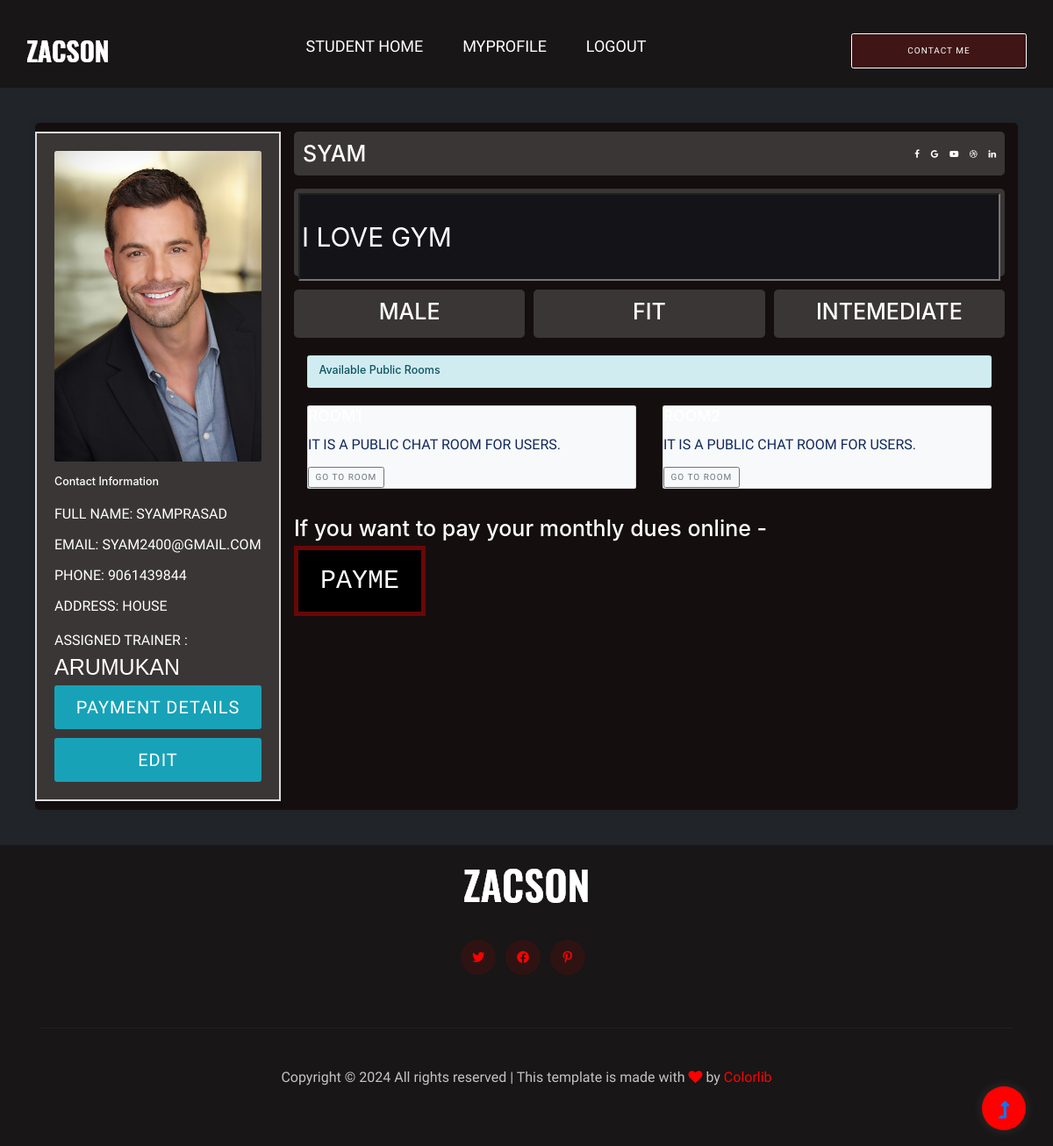
The page /gym-students/student_profile/ (signed in) on the database its author committed.
### gym_students/models.py (models this page shows, shortened)
class StudentProfile(models.Model):
    student = models.ForeignKey(CustomUser,on_delete=models.CASCADE, null=True, blank=True)
    student_bio = models.TextField(null=True, blank=True)
    student_profile_picture = models.ImageField(upload_to='profile_pictures/', null=True, blank=True)
    is_paid = models.BooleanField(default=False)
    assigned_trainer = models.ManyToManyField('trainer.TrainerProfile', blank=True)

class Room(models.Model):
    name = models.CharField(max_length=20)
    slug = models.SlugField(max_length=100)

### users/models.py (models this page shows, shortened)
class CustomUser(AbstractUser):
    GENDER_CHOICES = [
        ('Male', 'Male'),
        ('Female', 'Female'),
        ('Other', 'Other'),
    ]
    GOALS = [
        ('LOSE','Weight lose'),
        ('FIT','Maintain weight'),
        ('GAIN','Weight gain'),
    ]
    FITNESS_LEVEL = [
        ('Beginner','Beginner'),
        ('Intemediate','Intemediate'),
        ('Advanced','Advanced')
    ]
    age = models.IntegerField(default=0,null=True,blank=True)
    gender = models.CharField(max_length=10, choices=GENDER_CHOICES,null=True,blank=True)
    phone = models.PositiveIntegerField(default=0,null=True, blank=True)
    place = models.CharField(max_length=30,null=True,blank=True)
    address = models.TextField(null=True, blank=True)
    specialization = models.CharField(max_length=30,null=True,blank=True)
    experience_years = models.IntegerField(null=True, blank=True)
    certifications = models.CharField(max_length=50,null=True, blank=True)
    qualification = models.CharField(max_length=30,null=True,blank=True)
    goal = models.CharField(max_length=10,choices=GOALS,null=True, blank=True)
    fitness_level = models.CharField(max_length=15,choices=FITNESS_LEVEL, null=True, blank=True)
    is_approved= models.BooleanField(default=False)
    is_trainer = models.BooleanField(default=False)
    is_student = models.BooleanField(default=False)
    is_paid = models.BooleanField(default=False)

### trainer/models.py (models this page shows)
class TrainerProfile(models.Model):
    trainer = models.ForeignKey(CustomUser, on_delete=models.CASCADE, null=True, blank=True)
    trainer_bio = models.TextField(null=True, blank=True)
    trainer_profile_picture = models.ImageField(upload_to='profile_pictures/', null=True, blank=True)
    assigned_students = models.ManyToManyField('gym_students.StudentProfile', blank=True)
    def __str__(self):
        return self.trainer.username

### gym_students/views.py (the view)
# urls.py: path('student_profile/', views.students_profile_view,name="student_profile"),
@never_cache
@resist_pages
@login_required
def students_profile_view(request):
    student_user = get_object_or_404(StudentProfile,student =request.user)
    rooms=Room.objects.all()
    return render(request,"student_profile.html",{'student_user':student_user,'rooms': rooms})

### gym_students/templates/student_profile.html (shortened to what this page needs)
{% extends 'base.html' %}
{% load static %}
{% block content %}
<section style="padding-top: 80px; margin-top: 100px; padding: 40px;background-color:#212529;">
    <div class="container-fluid profile-container" style="background-color: rgb(21, 14, 14);color: white;">
        <div class="row">
            <div class="col-md-3 img-column" style="height: auto;background-color: rgb(58, 54, 54);" >
                {% if student_user.student_profile_picture %}
                <img src="{{student_user.student_profile_picture.url}}" alt="Profile Image" class="img-fluid rounded">
                {% else %}
                <div style="display: flex;justify-content: center;align-items: center;">
                    <i class="no-image-icon fas fa-user-circle"></i>
                </div>
                <p class="no-image-placeholder">No profile picture available.</p>
                {% endif %}
                <div class="personal-info">
                    <h5>Contact Information</h5>
                    <p style="color: white;text-transform: uppercase;">Full Name:
                        {{student_user.student.first_name}}{{student_user.student.last_name}}</p>
                    <p style="color: white;text-transform: uppercase;">Email: {{student_user.student.email}}</p>
                    <p style="color: white;text-transform: uppercase;">Phone: {{student_user.student.phone}}</p>
                    <p style="color: white;text-transform: uppercase;">Address: {{student_user.student.address}}</p>
                    <div style="height: 60px;width: auto; ">
                        <h1
                            style="font-family: 'Franklin Gothic Medium', 'Arial Narrow', Arial, sans-serif;font-weight: 100;text-transform: uppercase;">
                            <p style="display: inline;color: white;">Assigned trainer :</p>
                            {% for trainer in student_user.assigned_trainer.all %}
                            {{trainer}}
                            {% endfor %}
                        </h1>
                    </div>
                    <a href="{% url 'payment_details' student_user.id %}" class="btn btn-info" style="height: 50px;width: auto;
                        display: flex;justify-content: center;align-items: center;font-size: 20px;">Payment details</a>
                    <a href="{% url 'edit_user_details' student_user.id %}" class="btn btn-info" style="height: 50px;width: auto;
                        display: flex;justify-content: center;align-items: center;font-size: 20px;">Edit</a>
                </div>
            </div>
            <div class="col-md-9 info-column">
                <div class="profile-header d-flex justify-content-between align-items-center"
                    style="background-color: rgb(58, 54, 54);">
                    <h3 style="color: white; font-size: 25px;text-transform: uppercase;">
                        {{student_user.student.username}}</h3>
                    <div class="social-icons">
                        <i class="fa fa-facebook"></i>
                        <i class="fa fa-google"></i>
                        <i class="fa fa-youtube-play"></i>
                        <i class="fa fa-dribbble"></i>
                        <i class="fa fa-linkedin"></i>
                    </div>
                </div>
                <div class="profile-subheader" style="height: 100px;width:auto;display: flex;">
                    <input placeholder="add bio" type="text" style="height: 100px;flex-grow: 1;background-color: #131318;font-size: 30px;text-transform: uppercase;color: white;"
                        value="{{student_user.student_bio}}">
                </div>
                <div class="skills">
                    <div class="skill" style="background-color: rgb(58, 54, 54);">
                        <h1 style="text-transform: uppercase;">{{student_user.student.gender}}</h1>
                    </div>
                    <div class="skill" style="background-color: rgb(58, 54, 54);">
                        <h1 style="text-transform: uppercase;">{{student_user.student.goal}}</h1>
                    </div>
                    <div class="skill" style="background-color: rgb(58, 54, 54);">
                        <h1 style="text-transform: uppercase;">{{student_user.student.fitness_level}}</h1>
                    </div>
                </div>
                <div  style="height: auto;margin-top: 20px;">
                    {% if rooms %}
                    <div class="container">
                        <div class="alert alert-info d-flex justify-content-between" role="alert" style="display: flex;align-items: center;justify-content: center;">
                            <h5>Available Public Rooms</h5>
                        </div>
                        <div class="row equal" style="margin-top: 20px;margin-bottom: 30px;">
                            {% for room in rooms %}
                            <div class="col-sm-6 col-md-6 "
                                style="height: auto;">
                                <div class="card bg-light " style="max-width: 50rem;">
                                    <div class="card-block">
                                        <h3 class="card-title" style="text-transform: uppercase;">{{room.name}}</h3>
                                        <p class="card-text" style="text-transform: uppercase;">It is a Public chat room for
                                            users.</p>
                                        <a href="{% url 'chat_room_page' room.slug %}" class="btn btn-outline-secondary">Go
                                            to Room</a>
                                    </div>
                                </div>
                            </div>
                            {% endfor %}
                        </div>
                    {% endif %}
                </div>
            </div>
            <div  style="margin-top: 40px;display: inline;">
                <h1>If you want to pay your monthly dues online -</h1>
                <a style="color: white;text-decoration: none;" href="{% url 'initiate_payments' %}">
                    <div class="col-md-12" style="height: 80px;width: 150px;border: solid 5px;background-color: rgb(0, 0, 0);color: rgb(253, 253, 253);
    display: flex;justify-content: center;align-items: center;font-size: 30px;font-family: 'Courier New', Courier, monospace;padding: 30px;
    border-color: rgb(105, 7, 7);">
                        PAYME
                    </div>
                </a>
            </div>
        </div>
    </div>
</section>
{% endblock %}

### static/assets/css/profile-style.css (style rules this page uses)
.img-column img { max-width: 100%; height: auto; display: block; }
.profile-container { background-color: #ffffff; padding: 10px; border-radius: 5px; box-shadow: 0 0 10px rgba(0,0,0,0.1); }
.profile-header { background-color: #333; color: #ffffff; padding: 10px; border-radius: 5px; }
.profile-header h3 { margin: 0; }
.social-icons i { color: #ffffff; margin-left: 10px; }
.profile-subheader { background-color: rgb(58, 54, 54); color: white; font-size: 15px; font-weight: 100; text-decoration: uppercase; padding: 5px; margin-top: 15px; border-radius: 5px; }
.skills { display: flex; flex-wrap: wrap; gap: 10px; margin-top: 15px; }
.skill { flex: 1; background-color: #f1f1f1; padding: 10px; text-align: center; border-radius: 5px; }
.personal-info { margin-top: 15px; }
.personal-info h5 { margin-bottom: 15px; }
.personal-info p { margin-bottom: 5px; }
.btn-info { background-color: #17a2b8; border-color: #17a2b8; margin-top: 10px; }
body { background: rgb(99, 39, 120) }
body { background-color: #29292e }
.btn { border-radius: 3px; -webkit-box-shadow: none; box-shadow: none; border: 1px solid transparent; }
.btn-group-vertical>.btn-group:after, .btn-group-vertical>.btn-group:before, .btn-toolbar:after, .btn-toolbar:before, .clearfix:after, .clearfix:before, .container-fluid:after, .container-fluid:before, .container:after, .container:before, .dl-horizontal dd:after, .dl-horizontal dd:before, .form-horizontal .form-group:after, .form-horizontal .form-group:before, .modal-footer:after, .modal-footer:before, .modal-header:after, .modal-header:before, .nav:after, .nav:before, .navbar-collapse:after, .navbar-collapse:before, .navbar-header:after, .navbar-header:before, .navbar:after, .navbar:before, .pager:after, .pager:before, .panel-body:after, .panel-body:before, .row:after, .row:before { display: table; content: " "; }

### gym_students/templates/student_profile.html (style rules this page uses)
.img-column { border: solid 2px #ddd; box-shadow: 0 2px 4px rgba(0, 0, 0, .1); height: auto; padding: 20px; flex-direction: column; background-color: #f9f9f9; }
.img-column img { max-height: 400px; max-width: 100%; border-radius: 50%; transition: transform .2s; }

### rows shown on the page
StudentProfile: student_profile_picture (picture), student.first_name "SYAM", student.last_name "PRASAD", student.email "SYAM2400@GMAIL.COM", student.phone "9061439844", student.address "HOUSE", student.username "SYAM", student_bio "i love gym", student.gender "MALE", student.goal "FIT", student.fitness_level "INTEMEDIATE"
TrainerProfile: trainer.username "ARUMUKAN"
